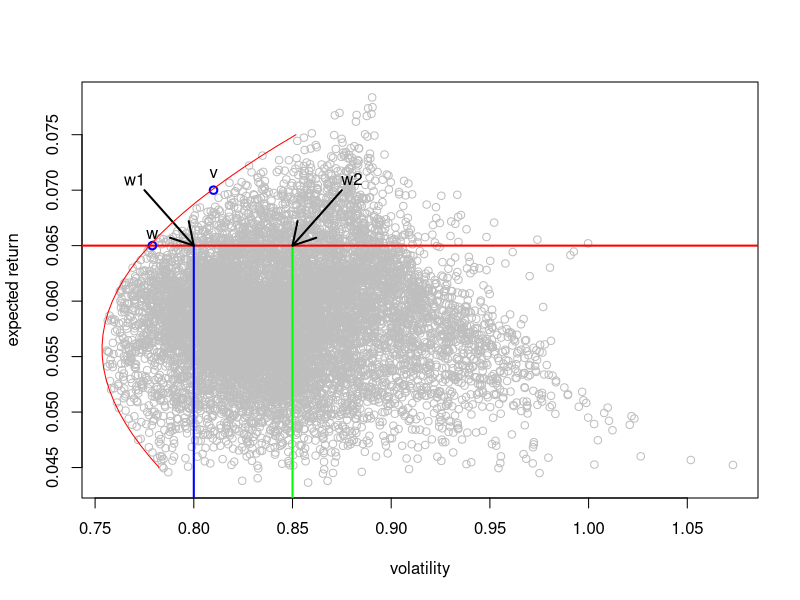

Write the R code that produced this figure.
#  - Calculate expected return and volatility for all possible portfolios that 
# can be constructed by varying the portfolio weights of the assets.
#  - The set of all possible portfolios, represented by their expected return 
# and volatilities has the characteristic shape.
#  - Considers 10000 portfolios, where portfolio weights are randomly simulated 
# and corresponding portfolio return.
#  - Consider the global portfolio with passive investment strategy, where you 
# want to invest in the ETF of FTSE, DAX, SMI and CAC and use the data in EuStockMarkets dataset.

library(tseries)

Index_Value<-as.matrix(EuStockMarkets)
r<-diff(log(Index_Value))*100
no.of.portf<-10000
set.seed(1)
sigma<-mu<-rep(NA,no.of.portf)
for(i in 1:no.of.portf){
  w <- sample(1:1000,4,replace=T)
  w <- w/sum(w) ## weight for i-th portfolio
  rp <- r%*%w   ## returns of i-th portfolio
  mu[i] <- mean(rp)  ## mean return of i-th portfolio
  sigma[i] <- sd(rp) ## volatility of i-th portfolio
}

##################################

plot(sigma,mu,xlab = "volatility"
     ,ylab="expected return",col="grey")
abline(h=0.065,col="red",lwd=2)
segments(0.8,0.04,0.8,0.065,col="blue",lwd=2)
segments(0.85,0.04,0.85,0.065,col="green",lwd=2)
arrows(0.775,0.07,0.8,0.065,col="black",lwd=2)
arrows(0.875,0.07,0.85,0.065,col="black",lwd=2)
text(0.77,0.071,"w1")
text(0.88,0.071,"w2")
points(0.779,0.065,col="blue",lwd=2)
text(0.779,0.066,"w")
points(0.81,0.07,col="blue",lwd=2)
text(0.81,0.0715,"v")

### Plot the efficient frontier
Sigma<-cov(r)

er<-seq(0.045,0.075,0.001)
frontier<-matrix(NA,nrow=length(er),ncol=2)
for(i in 1:length(er)){
  port_optim<-portfolio.optim(r
                              ,pm=er[i]
                              ,covmat=Sigma)
  frontier[i,]<-c(port_optim$ps,port_optim$pm)
}
lines(frontier,col="red")
